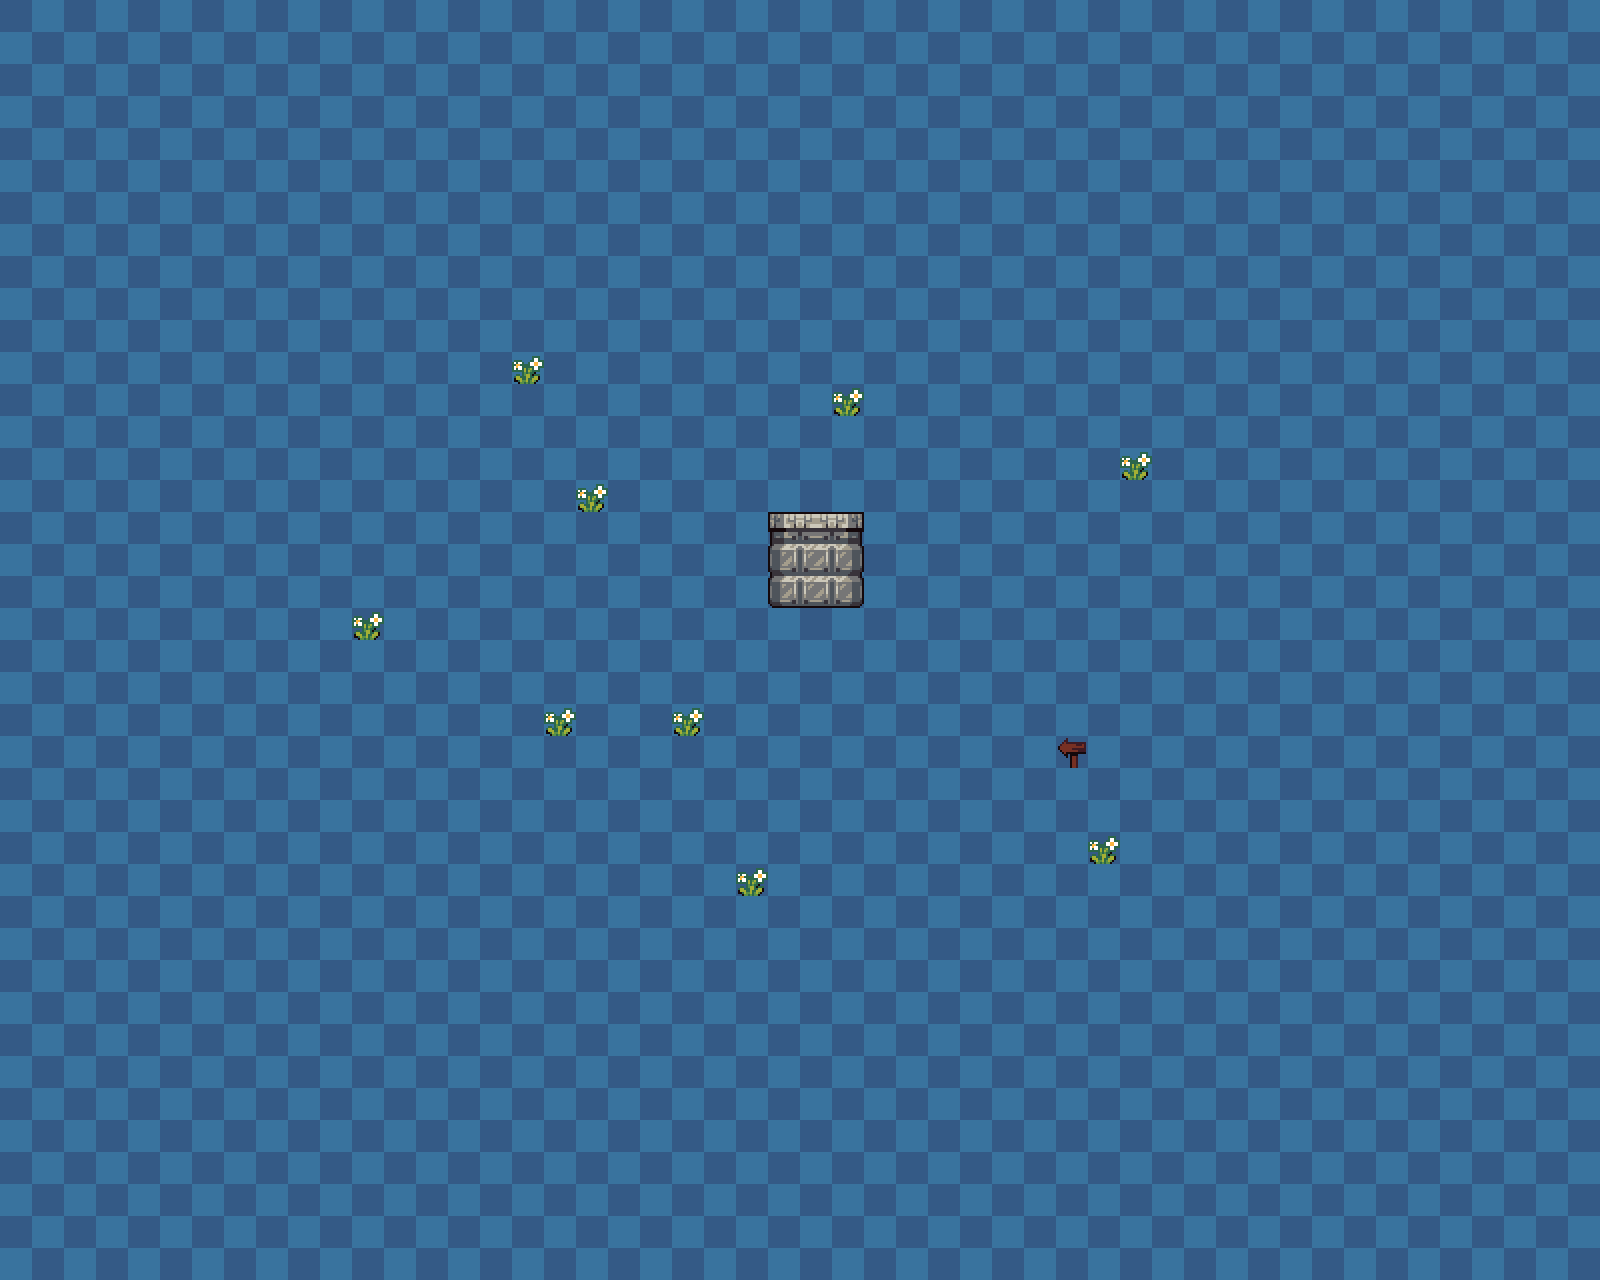

A level layout from a 2D game, rendered from its tile map. Below: a short description, then the map file with tile-grid data replaced by summaries:
An orthogonal 50x40 tile map with 32x32 px tiles, 3 tile layers (Ground, Obj, env) and 10 objects.

<map version="1.2" tiledversion="2018.12.22" orientation="orthogonal" renderorder="right-down" width="50" height="40" tilewidth="32" tileheight="32" infinite="0" nextlayerid="6" nextobjectid="11">
 <tileset firstgid="1" source="goodly-2x.tsx" />
 <layer id="1" name="Ground" width="50" height="40" locked="1">
  <data>[2000 cells, 2000 non-empty, 4 distinct tile ids]</data>
 </layer>
 <layer id="2" name="Obj" width="50" height="40" locked="1">
  <data>[2000 cells, 10 non-empty, 10 distinct tile ids]</data>
 </layer>
 <layer id="3" name="env" width="50" height="40" locked="1">
  <data>[2000 cells, 9 non-empty, 1 distinct tile ids]</data>
 </layer>
 <objectgroup id="4" name="Pig">
  <object id="1" template="Pig.tx" x="672" y="768" />
  <object id="2" template="Pig.tx" x="832" y="448" />
  <object id="3" template="Pig.tx" x="1120" y="512" />
  <object id="4" template="Pig.tx" x="576" y="544" visible="1" />
  <object id="6" gid="65" x="800" y="672" width="32" height="32">
   <properties>
    <property name="padre" type="bool" value="true" />
   </properties>
  </object>
 </objectgroup>
 <objectgroup id="5" name="Collider">
  <object id="5" x="768" y="512" width="96" height="96">
   <properties>
    <property name="collidable" type="bool" value="true" />
   </properties>
  </object>
  <object id="7" x="0" y="-32" width="1600" height="32">
   <properties>
    <property name="collidable" type="bool" value="true" />
   </properties>
  </object>
  <object id="8" x="0" y="1280" width="1600" height="32">
   <properties>
    <property name="collidable" type="bool" value="true" />
   </properties>
  </object>
  <object id="9" x="-33.4028" y="-32" width="34.8056" height="1344.7">
   <properties>
    <property name="collidable" type="bool" value="true" />
   </properties>
  </object>
  <object id="10" x="1600" y="-32" width="34.8056" height="1344.7">
   <properties>
    <property name="collidable" type="bool" value="true" />
   </properties>
  </object>
 </objectgroup>
</map>
